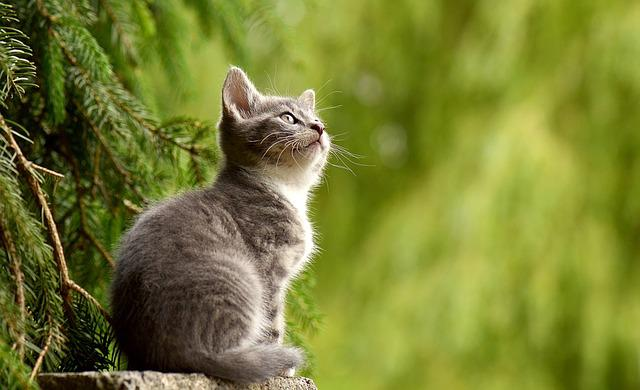
#> input picture openCV/img.jpg, 640 x 390 px
$ jupyter execute '7_이미지자르기.ipynb'
#> lines starting #> are read from the running program, lines starting #| are printed output that depends on the picture; after the words box and inside, x2 and y2 are one past the last pixel; in counts of white or black regions, pixels touching at a corner belong together
# 7. 이미지 자르기
---

1. 영역을 잘라서 새로운 윈도우(창)에 표시

[cell 1]
import cv2

img = cv2.imread("img.jpg")
#> img is the input picture: shape (390, 640, 3); mean B, G, R 50.4, 126.1, 119.4
# img.shape (390, 640, 3)

crop = img[100:200, 200:400]
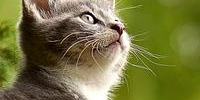
#> crop: shape (100, 200, 3); mean B, G, R 63.8, 116.9, 118.4

cv2.imshow("img", img)
cv2.imshow("crop", crop)
cv2.waitKey(0)
cv2.destroyAllWindows()

- crop = img[세로범위, 가로범위]

2. 영역을 잘라서 기존 윈도우에 표시

[cell 2]
import cv2

img = cv2.imread("img.jpg")

crop = img[100:200, 200:400]
img[100:200, 400:600] = crop
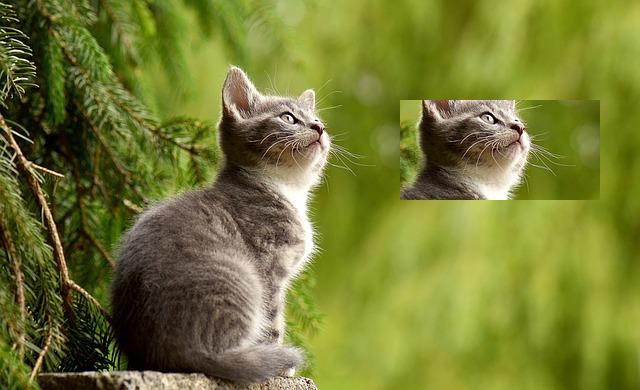
#> img: shape (390, 640, 3); 8.01% of pixels changed, all inside (x1, y1, x2, y2) = (400, 100, 600, 200)

cv2.imshow("img", img)
cv2.waitKey(0)
cv2.destroyAllWindows()

## 동영상 자르기
---

[cell 3]
import cv2

cap = cv2.VideoCapture("dog.mp4")


while cap.isOpened():
    ret, frame = cap.read()
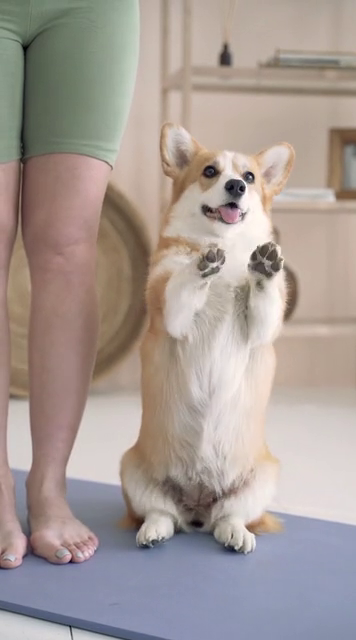
#> input picture frame 32 of openCV/dog.mp4, 356 x 640 px
#> frame is the input picture: shape (640, 356, 3); mean B, G, R 149.7, 154.9, 166.4
    if not ret:
        break

    cv2.imshow("video", frame)

    if cv2.waitKey(1) == ord("q"):
#> (key q is pressed here)
        break

cap.release()
cv2.destroyAllWindows()
